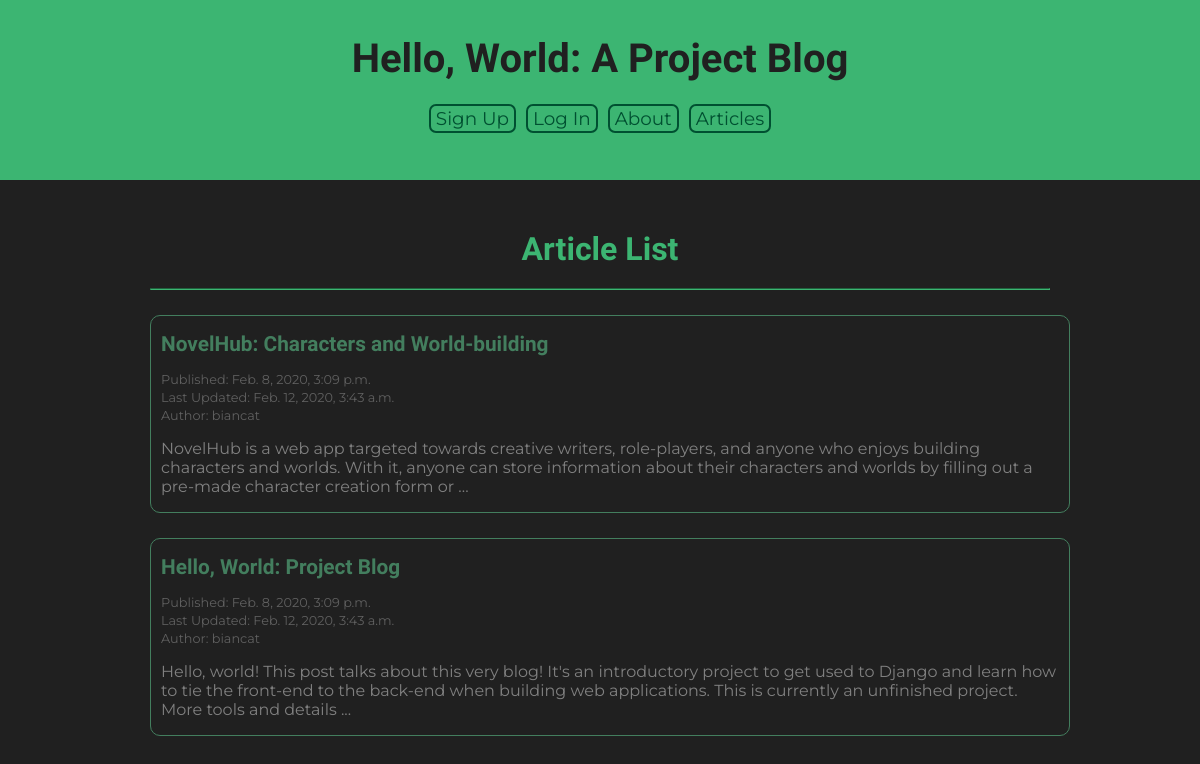
The app's page /articles/ with its own data.
### Articles/models.py (models this page shows, shortened)
class Article(models.Model):
    title = models.CharField(max_length=100)
    dateP = models.DateTimeField(auto_now_add=True)
    author = models.ForeignKey(User, on_delete=models.SET_NULL, null=True)
    body = models.TextField()
    slug = models.SlugField()
    picture = models.ImageField(default="defaultPic.png", blank="True")
    dateE = models.DateTimeField(auto_now=True)
    def getSnippet(self):
        return self.body[:250] + "..."

### Articles/views.py (the view)
def article_list_view(request):
    articles = Article.objects.all().order_by('dateP').reverse()
    return render(request, 'articles/article_list.html', {'articles':articles})

### Articles/templates/articles/article_list.html (shortened to what this page needs)
{% extends 'baseTemplate.html' %}
{% load static %}
{% block head %}
  <link rel="stylesheet" href="{% static 'articleListTheme.css' %}">
{% endblock %}
{% block content%}
  <h2>Article List</h2>
  <hr>
  {% for article in articles %}
    <div class="articleBox">
      <p><a href="{% url 'articles:articleDetail' slug=article.slug %}" class="articleLink">{{article.title}}</a></p>
      <p class="articleMeta">Published: {{article.dateP}}</p>
      <p class="articleMeta">Last Updated: {{article.dateE}}</p>
      <p class="articleMeta">Author: {{article.author}}</p>
      <p>{{article.getSnippet}}</p>
    </div>
  {% endfor %}
{% endblock %}

### assets/articleListTheme.css (style rules this page uses)
html { background-color: #202020; max-height: 100vh; max-width: 100vw; }
body { margin: -40px 0 0; padding: 0; }
h2, h1 { color: #3CB572; font-family: "Poiret One", cursive; font-size: 2em; margin: 0; text-align: center; }
hr { border-color: #3CB572; margin: 20px 0; }
p, ul { color: #808080; font-family: "Montserrat", sans-serif; }
a, button { background-color: transparent; border: 2px solid #005031; border-radius: 7px; color: #005031; font-size: 1.15em; font-family: "Montserrat", sans-serif; margin: 0 3px; padding: 1px 5px; text-decoration: none; }
.articleLink { animation-name: none; border: none; color: #437E5E; font-family: "Poiret One", cursive; font-size: 1.3em; font-weight: 600; padding: 0; margin: 0; }
.articleBox { border: 1px solid #437E5E; border-radius: 10px; margin: 25px 0; padding: 0 10px; width: calc(100% - 2px) }
.articleMeta { font-size: 0.8em; color: #606060; margin: 3px 0; }

### records on screen
Article: title "NovelHub: Characters and World-building", dateP "Feb. 8, 2020, 3:09 p.m.", dateE "Feb. 12, 2020, 3:43 a.m.", author "biancat", getSnippet "NovelHub is a web app targeted towards creative writers, role-players, and anyone who enjoys building characters and worlds. With it, anyone can store information about their characters and worlds by filling out a pre-made character creation form or ..."
Article: title "Hello, World: Project Blog", dateP "Feb. 8, 2020, 3:09 p.m.", dateE "Feb. 12, 2020, 3:43 a.m.", author "biancat", getSnippet "Hello, world! This post talks about this very blog! It's an introductory project to get used to Django and learn how to tie the front-end to the back-end when building web applications. This is currently an unfinished project. More tools and details ..."
